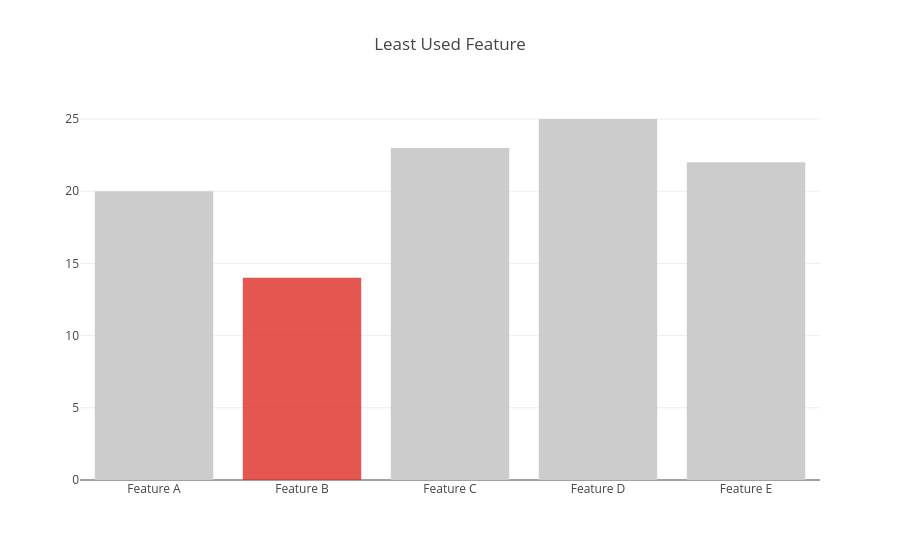

Notebook code for this chart:
### Markdown cell above
## Customizing Individual Bar Colors

### Code cell
val defaultColor   = Color.RGBA(204, 204, 204, 1)
val highlightColor = Color.RGBA(222, 45, 38, 0.8)

val trace1 = Bar(
  Seq("Feature A", "Feature B", "Feature C", "Feature D", "Feature E"),
  Seq(20, 14, 23, 25, 22)
).withValues(
  marker = Marker().withValues(
    color = Seq(
      defaultColor,
      highlightColor,
      defaultColor,
      defaultColor,
      defaultColor
    )
  )
)

val data = Seq(trace1)

val layout = Layout().withValues(title = "Least Used Feature")

plot(data, layout)

### Figure 1 — Plotly figure (JSON) as saved in the notebook; plotly's stock layout.template omitted (floating-point values rounded to 4 significant figures)
{"data": [{"marker": {"color": ["rgba(204, 204, 204, 1.0)", "rgba(222, 45, 38, 0.8)", "rgba(204, 204, 204, 1.0)", "rgba(204, 204, 204, 1.0)", "rgba(204, 204, 204, 1.0)"]}, "type": "bar", "x": ["Feature A", "Feature B", "Feature C", "Feature D", "Feature E"], "y": [20, 14, 23, 25, 22]}], "layout": {"title": "Least Used Feature"}}
